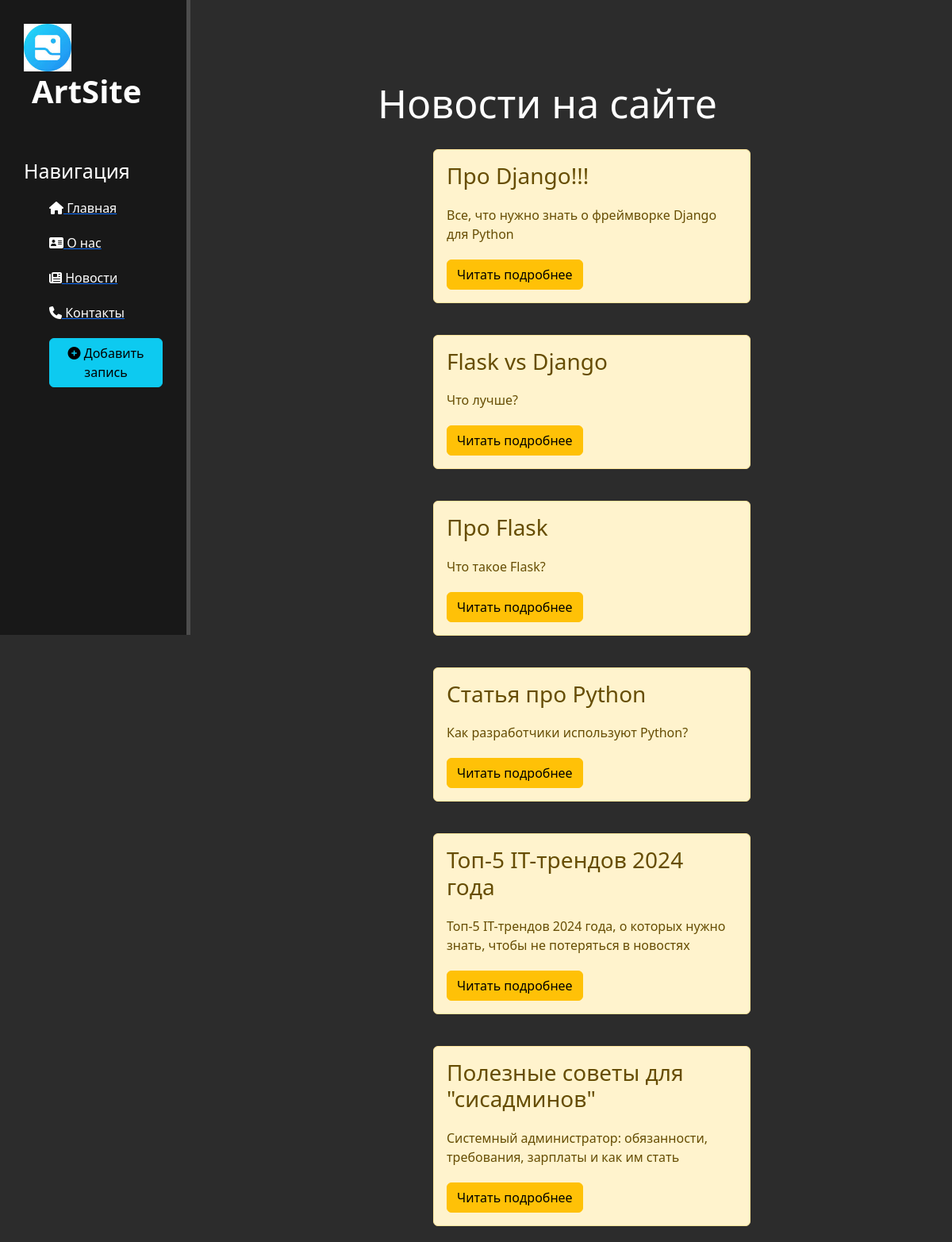
Page /news on the committed database.
### news/models.py (models this page shows, shortened)
class Articles(models.Model):
    title = models.CharField('Название', max_length=50)
    anons = models.CharField('Анонс', max_length=250)
    full_text = models.TextField('Статья')
    date = models.DateTimeField('Дата публикации')
    class Meta:
        verbose_name = 'Новость'
        verbose_name_plural = 'Новости'

### news/views.py (the view)
# urls.py: path('', views.news_home, name='news_home'),
def news_home(request):
    news = Articles.objects.order_by('-date')
    return render(request, 'news/news_home.html', {'news': news})

### news/templates/news/news_home.html (shortened to what this page needs)
{% extends 'main/sample.html' %}
{% block content %}
    <div class="features">
        <h1>Новости на сайте</h1>
        {% if news %}
            {% for i in news %}
                <div class="alert alert-warning">
                    <h3>{{ i.title }}</h3>
                    <p>{{ i.anons }}</p>
                    <a href="{% url 'news-detail' i.id %}" class="btn btn-warning">Читать подробнее</a>
                </div>
            {% endfor %}
        {% else %}
            <p>У Вас нет записей!</p>
        {% endif %}
    </div>
{% endblock %}

### main/templates/main/sample.html (shortened to what this page needs)
{% load static %}
<!doctype html>
<html lang="en">
<head>
    <link rel="stylesheet" href="https://cdn.jsdelivr.net/npm/bootstrap@5.3.2/dist/css/bootstrap.min.css">
    <link rel="stylesheet" href="{% static 'main/css/main.css' %}">
    <link rel="stylesheet" href="https://use.fontawesome.com/releases/v6.4.2/css/all.css">
</head>
<body>
    <aside>
        <img src="{% static 'main/img/Иконка.jpg' %}" alt="Иконка">
        <span class="icon">ArtSite</span>
        <h3>Навигация</h3>
        <ul>
            <a href="{% url 'home' %}"><li><i class="fa-solid fa-house"></i> Главная</li></a>
            <a href="{% url 'about' %}"><li><i class="fa-solid fa-address-card"></i> О нас</li></a>
            <a href="{% url 'news_home' %}"><li><i class="fa-solid fa-newspaper"></i> Новости</li></a>
            <a href="{% url 'contacts' %}"><li><i class="fa-solid fa-phone"></i> Контакты</li></a>
            <a href="{% url 'create' %}"><li><button class="btn btn-info"><i class="fa-solid fa-circle-plus"></i> Добавить запись</button></li></a>
        </ul>
    </aside>
    <main>
        {% block content %}
        {% endblock %}
    </main>
</body>
</html>

### main/static/main/css/main.css (style rules this page uses)
body { background: #2c2c2c; }
aside { float: left; background: #181818; width: 20%; padding: 2.5%; height: 100vh; color: #fff; border-right: 5px solid #4d4d4d; }
aside img { width: 60px; float: left; }
aside .icon { font-size: 40px; margin-left: 10px; font-weight: bold; position: relative; top: -5px; }
aside h3 { margin-top: 50px; font-size: 25px; }
aside ul { list-style: none }
aside ul li { color: #fff; display: block; margin-top: 20px; transition: transform .6s ease; }
main .features { float: left; color: #fff; margin-top: 100px; text-align: center; width: 75%; }
main .features h1 { font-size: 50px; }
main .features p { max-width: 400px; margin: 20px auto; }
.alert-warning { float: left; clear: both; width: 400px; margin: 20px 34%; text-align: left; }

### rows in the picture
Articles: title "Про Django!!!", anons "Все, что нужно знать о фреймворке Django для Python"
Articles: title "Flask vs Django", anons "Что лучше?"
Articles: title "Про Flask", anons "Что такое Flask?"
Articles: title "Статья про Python", anons "Как разработчики используют Python?"
Articles: title "Топ-5 IT-трендов 2024 года", anons "Топ-5 IT-трендов 2024 года, о которых нужно знать, чтобы не потеряться в новостях"
Articles: title "Полезные советы для \"сисадминов\"", anons "Системный администратор: обязанности, требования, зарплаты и как им стать"
